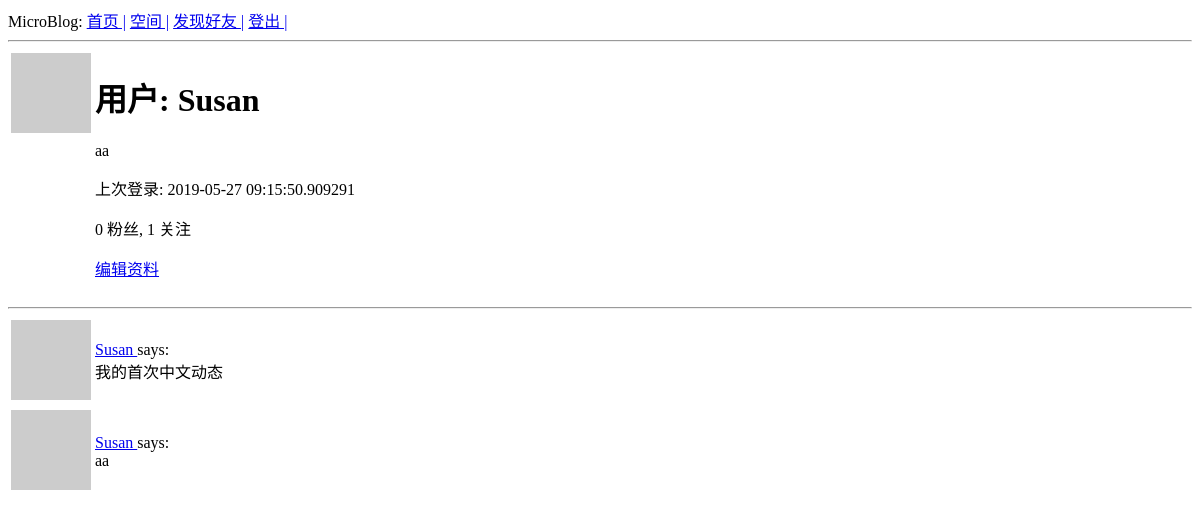
Page /user/Susan (signed in) on the earlier database version.
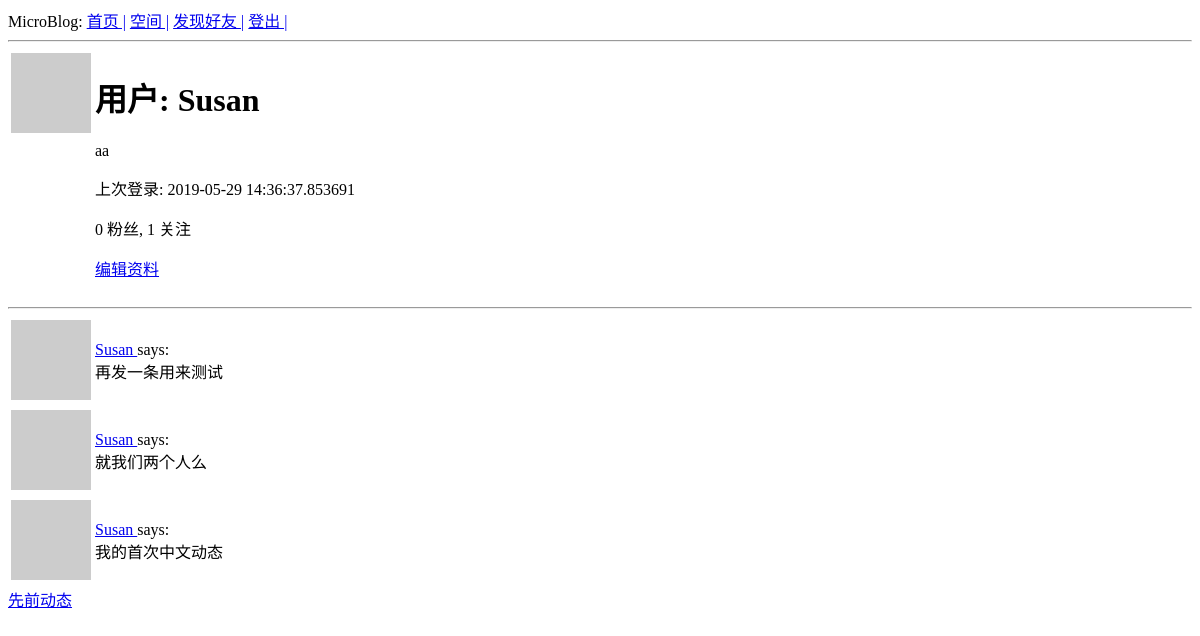
Same page on the later database version.
### app/models.py (models this page shows, shortened)
class User(UserMixin,db.Model):
    id = db.Column(db.Integer,primary_key=True)
    username = db.Column(db.String(64), index=True, unique=True)
    email = db.Column(db.String(120), index=True, unique=True)
    password_hash = db.Column(db.String(128))
    about_me = db.Column(db.String(140))
    last_seen = db.Column(db.DateTime, default=datetime.utcnow)
    posts = db.relationship('Post', backref='author', lazy='dynamic')
    followed = db.relationship(
            'User',secondary=followers,
            primaryjoin=(followers.c.follower_id == id),
            secondaryjoin=(followers.c.followed_id == id),
            backref = db.backref('followers', lazy='dynamic'), lazy='dynamic'
            )
    def avatar(self ,size):
        digest = md5(self.email.lower().encode('utf-8')).hexdigest()
        return 'https://www.gravatar.com/avatar/{}?d=wavatar&s={}'.format(digest, size)

class Post(db.Model):
    id = db.Column(db.Integer, primary_key=True)
    body = db.Column(db.String(140))
    timestamp = db.Column(db.DateTime, index=True, default=datetime.utcnow)
    user_id = db.Column(db.Integer, db.ForeignKey('user.id'))

### app/routes.py (the view)
@app.route('/user/<username>')
@login_required
def user(username):
    user = User.query.filter_by(username=username).first_or_404()
    page = request.args.get('page',1,type=int)
    posts = user.posts.order_by(Post.timestamp.desc()).paginate(
            page, app.config['POST_PRE_PAGE'], False )
    next_url = url_for('user', username=user.username,page=posts.next_num)if posts.has_next else None
    prev_url = url_for('user', username=user.username,page=posts.prev_num)if posts.has_prev else None
    return render_template('user.html',user=user,posts=posts.items,next_url=next_url, prev_url=prev_url)

### app/models.py (called while the page is built)
@login.user_loader
def load_user(id):
    return User.query.get(int(id))

### app/routes.py (called while the page is built)
@app.before_request
def before_request():
    if current_user.is_authenticated:
        current_user.last_seen = datetime.utcnow()
        db.session.commit()

### app/templates/user.html (shortened to what this page needs)
{% extends 'base.html'%}
{% block content %}
<table>
	<tr valign="top">
		<td> <img src="{{ user.avatar(128) }}" alt="gravatar not loaded"></td>
		<td>
			<h1>用户: {{ user.username }}</h1>
			{% if user.about_me %} <p>{{ user.about_me}}</p> {% endif %}
			{% if user.last_seen %} <p>上次登录: {{ user.last_seen}}</p>{% endif %}
			<p>{{ user.followers.count() }} 粉丝, {{ user.followed.count() }} 关注</p>
			{% if user == current_user %}
			<p><a href="{{ url_for('edit_profile') }}">编辑资料 </a></p>
			{% elif not current_user.is_following(user) %}
			<p><a href="{{ url_for('follow', username=user.username) }}">关注</a></p>
			{% else %}
			<p><a href="{{ url_for('unfollow', username=user.username) }}">取消关注</a></p>
			{% endif %}
		</td>
	</tr>
</table>
<hr>
{% for post in posts %}
	{% include '_post.html' %}
{% endfor %}
{% if next_url %}
	<a href="{{ next_url }}"> 先前动态</a>
{% endif %}
{% endblock %}

### app/templates/base.html (shortened to what this page needs)
<!DOCTYPE html>
<html>
	<head>
	</head>
	<body>
		<div>MicroBlog:
			<a href="{{ url_for('index') }}">首页 |</a>
			{% if current_user.is_anonymous  %}
			<a href="{{ url_for('login') }}"> 登录 |</a>
			{% else %}
			<a href="{{ url_for('user', username=current_user.username) }}"> 空间 |</a>
			<a href="{{ url_for('explore') }}"> 发现好友  |</a>
			<a href="{{ url_for('logout') }}"> 登出  |</a>
			{% endif %}
		</div>
		<hr>
		{% block content %} {% endblock %}
	</body>
</html>

### app/templates/_post.html
<table>
	<tr vliagn="top">
		<td> <img src="{{ post.author.avatar(36)}}" alt=""></td>
		<td>
			<a href="{{ url_for('user',username=post.author.username ) }}">{{ post.author.username  }} </a>
			says:<br>{{ post.body }}
		</td>
	</tr>
</table>

Differences in the rows shown:
no longer on this page (row unchanged): Post: author.username "Susan", body "aa"
changed User "Susan": last_seen "2019-05-27 09:15:50.909291" → "2019-05-29 14:36:37.853691"
added Post: author.username "Susan", body "再发一条用来测试"
added Post: author.username "Susan", body "就我们两个人么"
Other differences:
text now shown: "先前动态"
